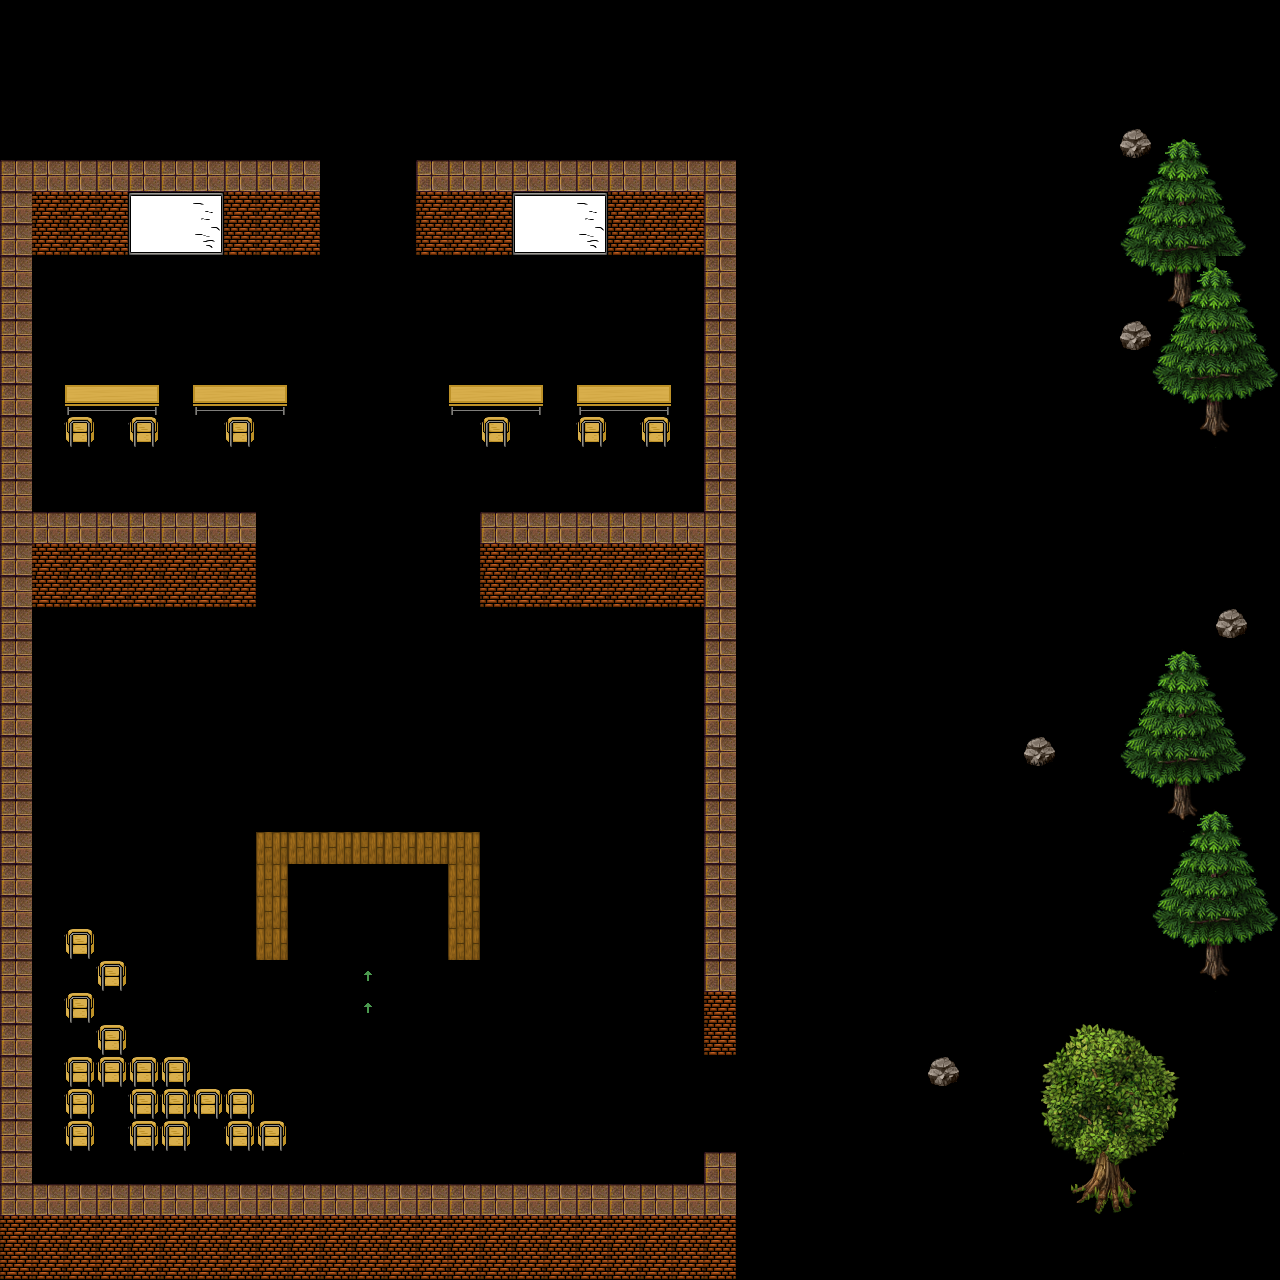

Rendered tile map (Tiled .tmx) drawn with the repository's tilesets; below, a short description and the map source with its tile grids summarised:
An orthogonal 40x40 tile map with 32x32 px tiles, 2 tile layers (Collision, Float), 2 hidden layers not drawn, 9 tilesets.

<map version="1.4" tiledversion="1.4.2" orientation="orthogonal" renderorder="right-down" width="40" height="40" tilewidth="32" tileheight="32" infinite="0" nextlayerid="6" nextobjectid="1">
 <editorsettings>
  <export target="minimap.json" format="json" />
 </editorsettings>
 <tileset firstgid="1" name="util-tiles" tilewidth="32" tileheight="32" tilecount="6" columns="3">
  <image source="../tiles/util-tiles.png" width="96" height="64" />
  <tile id="0">
   <properties>
    <property name="id" value="C1" />
   </properties>
  </tile>
  <tile id="1">
   <properties>
    <property name="id" value="C2" />
   </properties>
  </tile>
 </tileset>
 <tileset firstgid="7" name="wall-tiles" tilewidth="32" tileheight="32" tilecount="240" columns="16">
  <image source="../tiles/wall-tiles.png" width="512" height="480" />
 </tileset>
 <tileset firstgid="247" name="jardim" tilewidth="32" tileheight="32" tilecount="256" columns="16">
  <image source="../tiles/jardim.png" width="512" height="512" />
 </tileset>
 <tileset firstgid="503" name="wooden-plank" tilewidth="32" tileheight="32" tilecount="1" columns="1">
  <image source="../tiles/wooden-plank.png" width="32" height="32" />
 </tileset>
 <tileset firstgid="504" name="table-tiles" tilewidth="32" tileheight="32" tilecount="16" columns="4">
  <image source="../tiles/table-tiles.png" width="128" height="128" />
 </tileset>
 <tileset firstgid="520" name="chair" tilewidth="32" tileheight="32" tilecount="1" columns="1">
  <image source="../tiles/chair.png" width="32" height="32" />
 </tileset>
 <tileset firstgid="521" name="board" tilewidth="32" tileheight="32" tilecount="6" columns="3">
  <image source="../tiles/board.png" width="96" height="64" />
 </tileset>
 <tileset firstgid="527" name="bricks" tilewidth="32" tileheight="32" tilecount="1" columns="1">
  <image source="../tiles/bricks.png" width="32" height="32" />
 </tileset>
 <tileset firstgid="528" name="arrow" tilewidth="32" tileheight="32" tilecount="1" columns="1">
  <image source="../tiles/arrow.png" width="32" height="32" />
 </tileset>
 <layer id="1" name="Ground" width="40" height="40" visible="0">
  <data>[1600 cells, 1477 non-empty, 11 distinct tile ids]</data>
 </layer>
 <layer id="4" name="Room" width="40" height="40" visible="0">
  <data>[1600 cells, 399 non-empty, 1 distinct tile ids]</data>
 </layer>
 <layer id="2" name="Collision" width="40" height="40">
  <data>[1600 cells, 236 non-empty, 20 distinct tile ids]</data>
 </layer>
 <layer id="3" name="Float" width="40" height="40">
  <data>[1600 cells, 147 non-empty, 43 distinct tile ids]</data>
 </layer>
</map>
